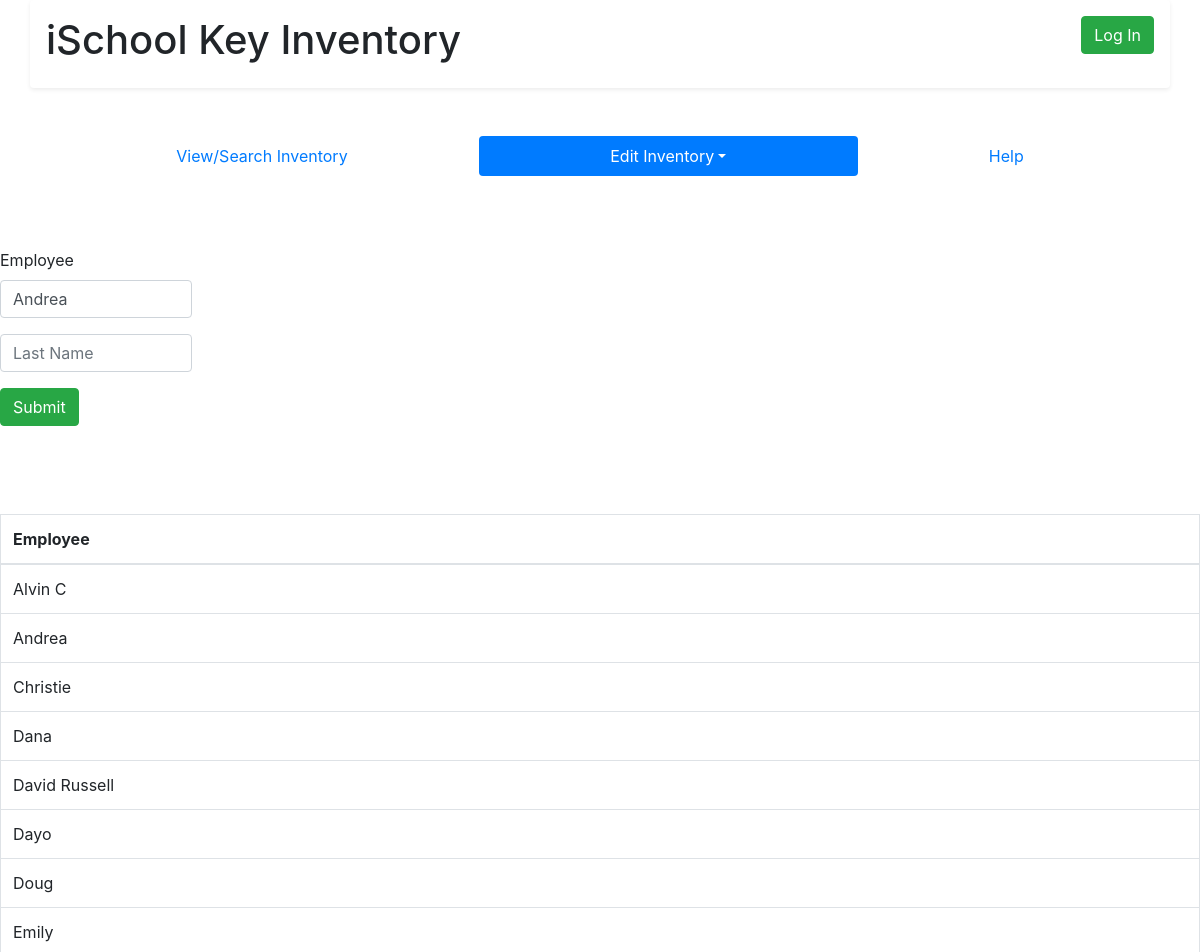
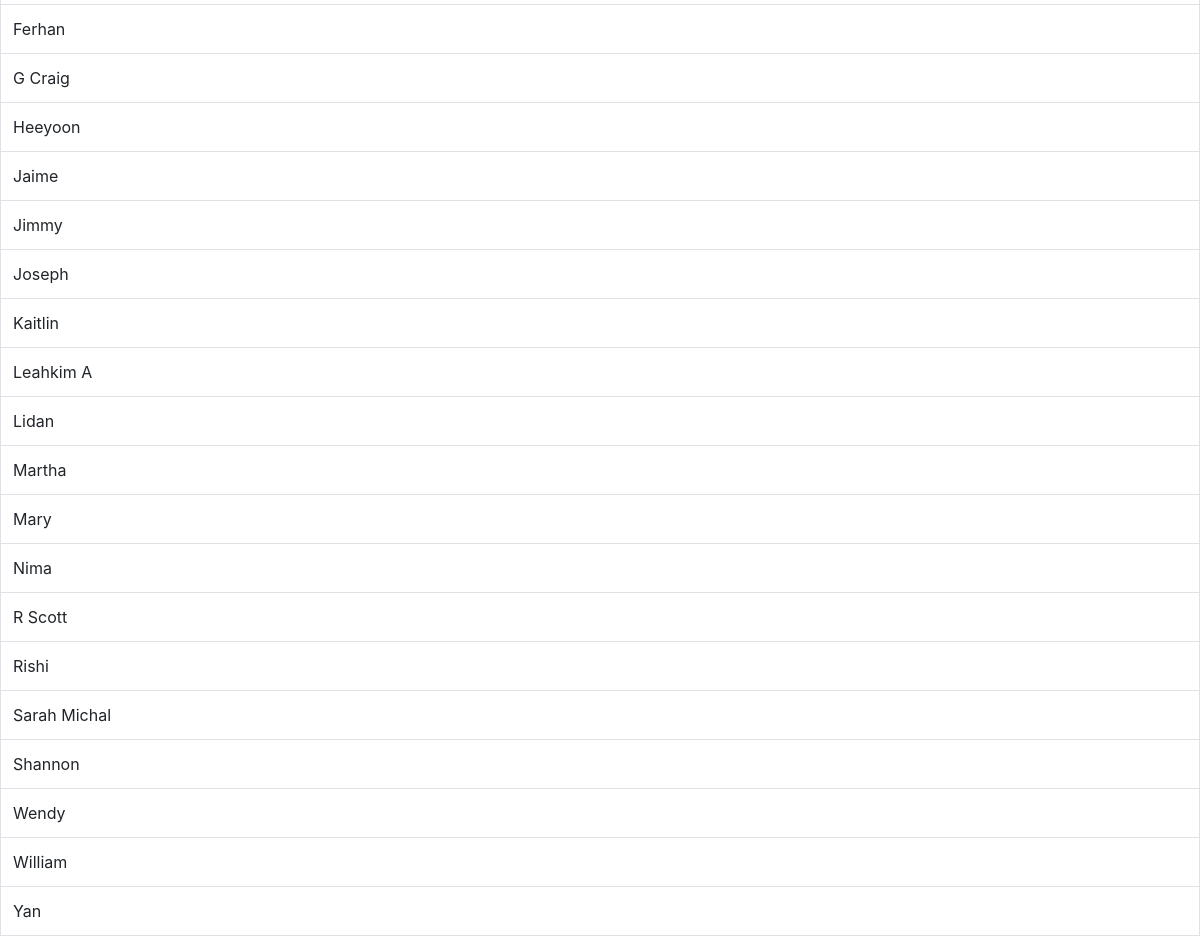
Page /php/addPeople.php?eid=29 on the committed database (2 pictures, top to bottom).
### tables this page shows
CREATE TABLE `People` (
  `id_names` int(11) NOT NULL AUTO_INCREMENT,
  `First_name` varchar(45) NOT NULL,
  `Last_name` varchar(45) DEFAULT NULL,
  PRIMARY KEY (`id_names`)
);

### php/addPeople.php (the view, shortened to what this page needs)
<!DOCTYPE HTML>
<html>
<head>
<link rel="stylesheet" href="https://stackpath.bootstrapcdn.com/bootstrap/4.1.3/css/bootstrap.min.css">
<?php
$e = "select * from People order by First_name, Last_name";
$config = parse_ini_file('php.ini');
$conn = mysqli_connect($config['servername'], $config['username'], $config['password'], $config['dbname'], $config['port']);
$result = $conn->query($e);
$row = null;
if ($_GET['eid']) {
    $eidq = "select * from People where id_names = " . $_GET['eid'];
    $em = $conn->query($eidq);
    $row = $em->fetch_assoc();
  }
?>
</head>
<body>
  <div class="container shadow-sm p-3 mb-5 bg-white rounded">
      <div class="row">
        <div class="col">
        <h1>iSchool Key Inventory</h1>
        </div>
        <div class="col">
        <button class="float-md-right btn btn-success">Log In</button>
        </div>
        </div>
      </div>
      <div class="container">
        <ul class="nav nav-pills nav-fill">
          <li class="nav-item">
            <a class="nav-link" href="viewInventory.php">View/Search Inventory</a>
          </li>
          <li class="nav-item dropdown">
            <a class="nav-link dropdown-toggle active" data-toggle="dropdown" href="#" role="button" aria-haspopup="true" aria-expanded="false">Edit Inventory</a>
          </li>
          <li class="nav-item">
            <a class="nav-link" href="help.php">Help</a>
          </li>
        </ul>
      </div>
<br><br><br>
<div>
  <form method="post" action="savePeople.php">
    <div class="form-row">
      <div class="form-group col-md-2">
		<label>Employee</label>
          			<div class="form-group">
						<input type="text" onchange="validText(this.value, this.name)" class="form-control" name="First_name" id="First_name" placeholder="First Name" value="<?=$row['First_name']?>" required="required">
					</div>
					<div class="form-group">
						<input type="text" onchange="validText(this.value, this.name)" class="form-control" name="Last_name" id="Last_name" placeholder="Last Name" value="<?=$row['Last_name']?>" required="required">
					</div>
    <button type="submit" class="btn btn-success" value="submit" name="submit" id="submit">Submit</button>
  </div>
</div>
  </form>
<br><br><br>
<section>
<div>
	<?php if ($result): ?>
  <table class="table table-bordered">
    <thead>
      <tr>
        <th>Employee</th>
      </tr>
    </thead>
    <tbody>
      <?php foreach($result as $r): ?>
      <tr>
        <td><a><?=$r['First_name'] . " " . $r['Last_name']?></a></td>
      </tr>
      <?php endforeach ?>
    </tbody>
  </table>
  <?php else: ?>
        		<p>No Records</p>
      		<?php endif ?>
  </div>
  </section>
</div>
</body>
</html>

### rows in the picture
people: First_name "Andrea"
people: First_name "Alvin", Last_name "C"
people: First_name "Christie"
people: First_name "Dana"
people: First_name "David", Last_name "Russell"
people: First_name "Dayo"
people: First_name "Doug"
people: First_name "Emily"
people: First_name "Ferhan"
people: First_name "G", Last_name "Craig"
people: First_name "Heeyoon"
people: First_name "Jaime"
people: First_name "Jimmy"
people: First_name "Joseph"
people: First_name "Kaitlin"
people: First_name "Leahkim", Last_name "A"
people: First_name "Lidan"
people: First_name "Martha"
people: First_name "Mary"
people: First_name "Nima"
people: First_name "R", Last_name "Scott"
people: First_name "Rishi"
people: First_name "Sarah", Last_name "Michal"
people: First_name "Shannon"
people: First_name "Wendy"
people: First_name "William"
people: First_name "Yan"
